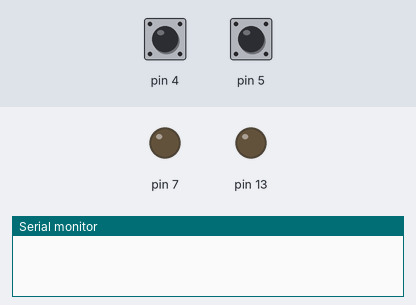
A sketch run on a simulated Arduino Uno, built with avr-gcc and run on an emulated ATmega328P. Parts: output pins drawn as LEDs (lit = HIGH), the last lines printed to the serial monitor. The inputs (shaded band) are chosen by the test bench; at power-on: pin 4 HIGH, pin 5 HIGH.

Above: at 1.2 s.
1.3 s: pin 4 pulled LOW for 0.15 s
At 2.5 s:
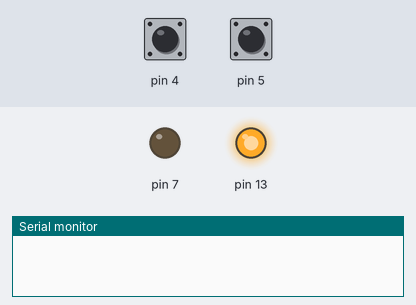
2.9 s: pin 5 pulled LOW for 0.15 s
At 4.0 s:
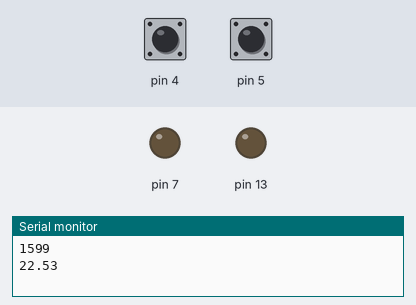
4.5 s: pin 5 pulled LOW for 1 s
At 5.2 s:
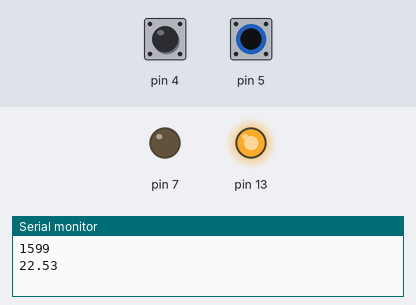
7.0 s: pin 4 driven LOW and pin 5 driven LOW
At 8.3 s:
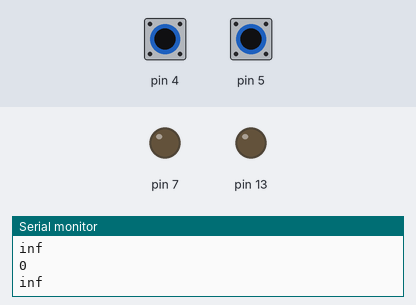
9.5 s: pin 4 driven HIGH
At 10.2 s:
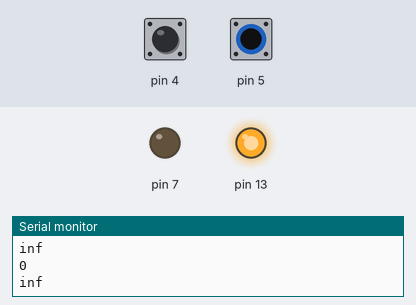
Timing chart, 0 to 12.0 s (numbered marks = the images above; inputs shaded):
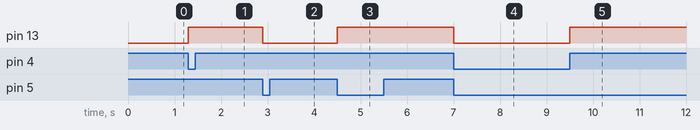

Measured:
- after the input at 1.3 s, pin 13: LOW → HIGH at once
- after the input at 2.9 s, pin 13: HIGH → LOW at once
- after the input at 4.5 s, pin 13: LOW → HIGH at once
- after the input at 7.0 s, pin 13: HIGH → LOW at once
- after the input at 9.5 s, pin 13: LOW → HIGH at once

The sketch:

dois_sensores.ino
```cpp
bool flag = false;
int Time1 = 0; //In miliseconds
int Time2 = 0;
int delta_time = 0;


void setup() {
  pinMode(4, INPUT_PULLUP);
  pinMode(5, INPUT_PULLUP);
  pinMode(7, OUTPUT);
  pinMode(13, OUTPUT);
  digitalWrite(7, LOW);
  Serial.begin(9600);
  flag = false;
}

void loop() {
  //flag = false;
  if (!digitalRead(5)) {
    //flag =true;
    Time1 = millis();
    while (digitalRead(4)) {
      digitalWrite(13,HIGH);
    }
    digitalWrite(13,LOW);
    Time2 = millis();
    delta_time = Time2 - Time1;
    Serial.println(delta_time);
    Serial.println(115*313.2/delta_time);
    Serial.println();
    //flag = false;
    delay(500);
  }
  if (!digitalRead(4)) {
    //flag =true;
    Time1 = millis();
    while (digitalRead(5)) {
      digitalWrite(13,HIGH);
    }
    digitalWrite(13,LOW);
    Time2 = millis();
    delta_time = Time2 - Time1;
    Serial.println(delta_time);
    Serial.println(115*313.2/delta_time);
    Serial.println();
    //flag = false;
    delay(500);
  }
}
```
